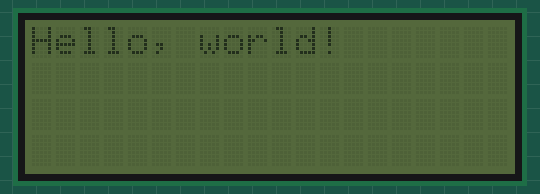
Simulated run of this sketch. Board: Arduino Uno, built with avr-gcc and run on an emulated ATmega328P. Shown: 20×4 character LCD.

Above: at 0.1 s.
At 5.2 s:
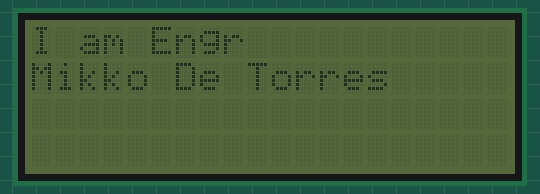

The sketch:

lcd_testing.ino
```cpp
#include <Wire.h>
#include <LiquidCrystal_I2C.h>
LiquidCrystal_I2C lcd(0x3F,20,4);
int t=5000;

void setup() {
  // put your setup code here, to run once:
lcd.init();
//lcd.begin();
//lcd.backlight(HIGH);
}

void loop() {
  // put your main code here, to run repeatedly:
lcd.clear();
lcd.print("Hello, world!");
delay(t);
lcd.clear();

lcd.setCursor(0,0);
lcd.print("I am Engr");
lcd.setCursor(0,1);
lcd.print("Mikko De Torres");
delay(t);
lcd.clear();
}
```

Measured:
- what the display in image 1 shows lasts 5.0 s, from 5.1 s to 10.1 s
